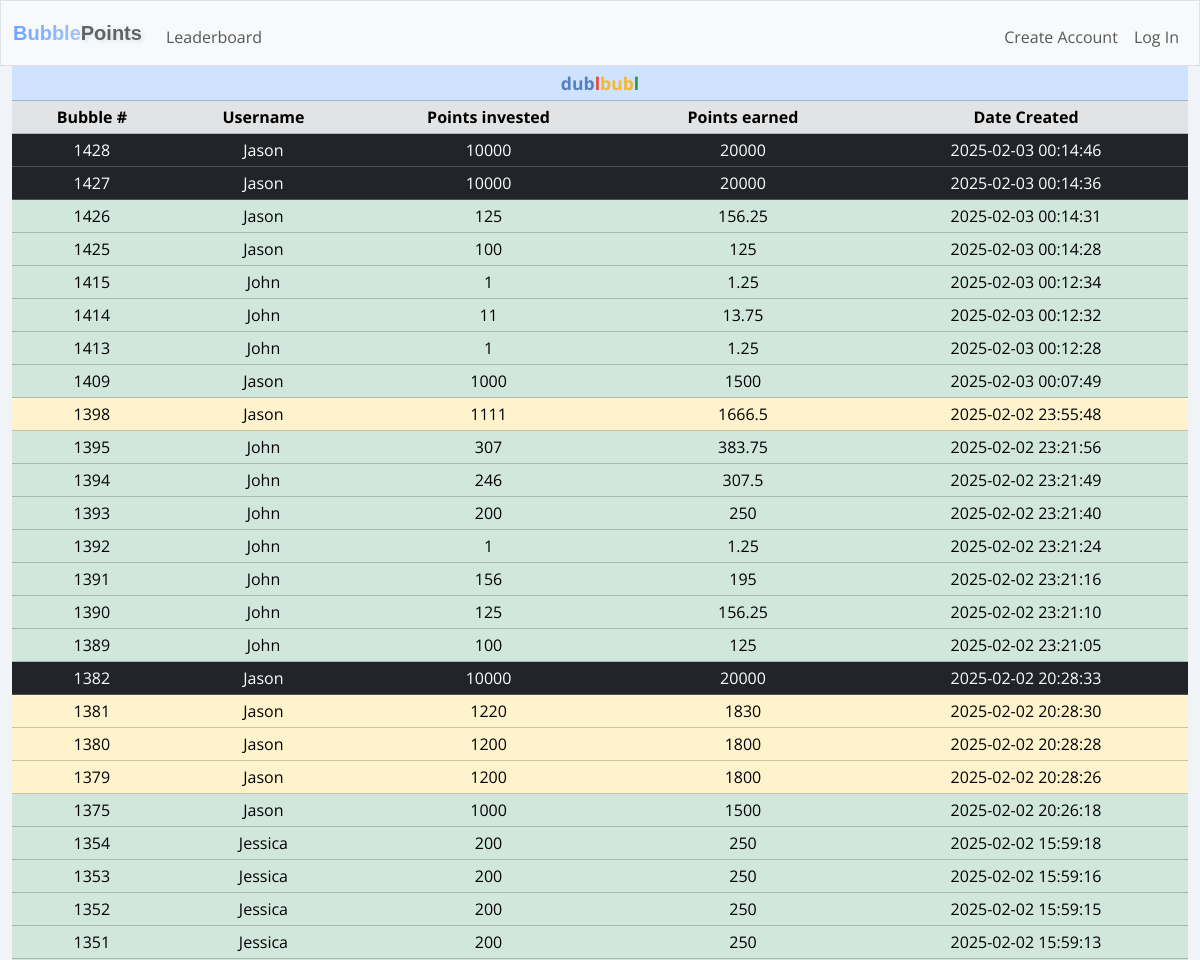
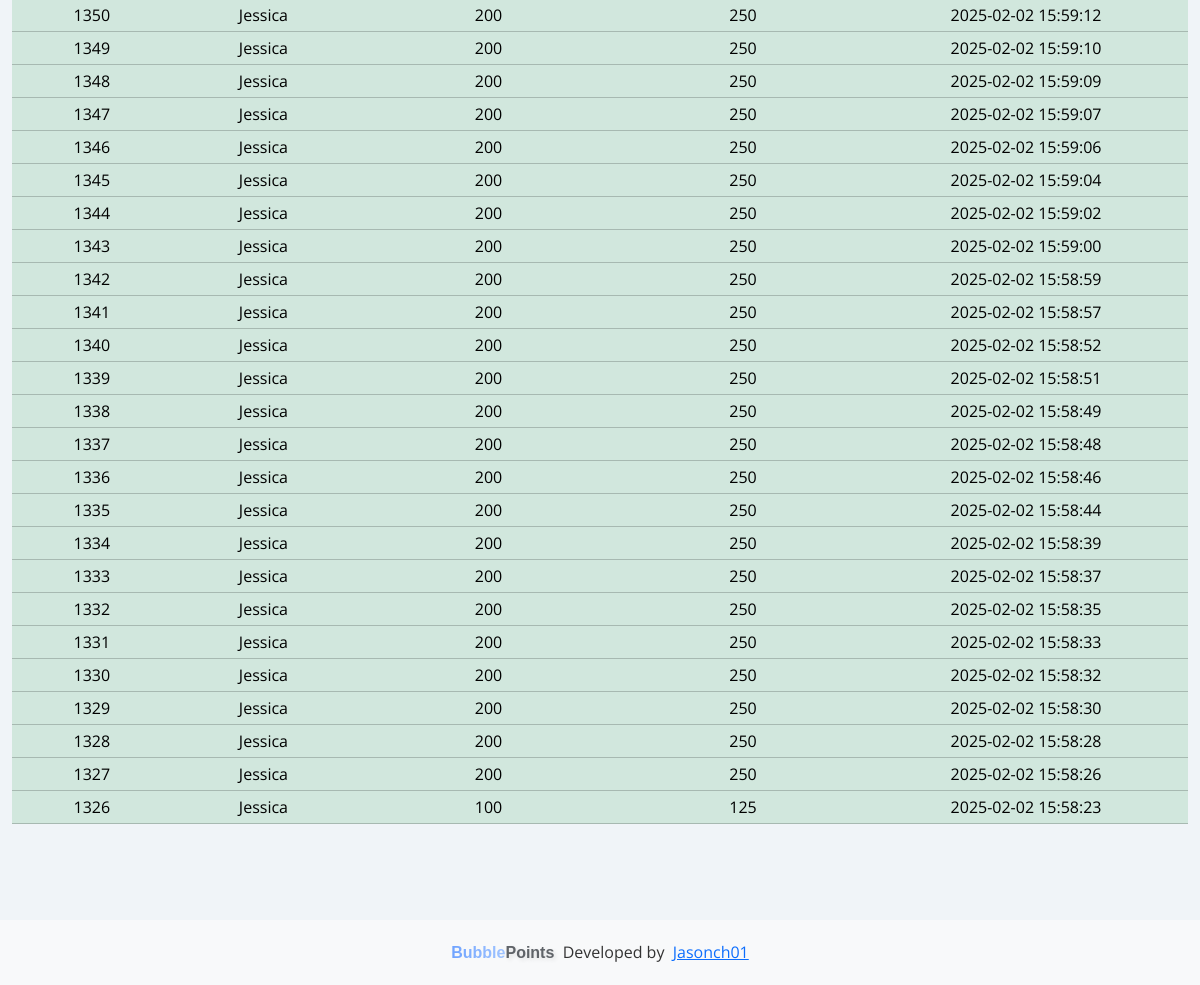
Before: /history with the older database file (2 pictures, top to bottom).
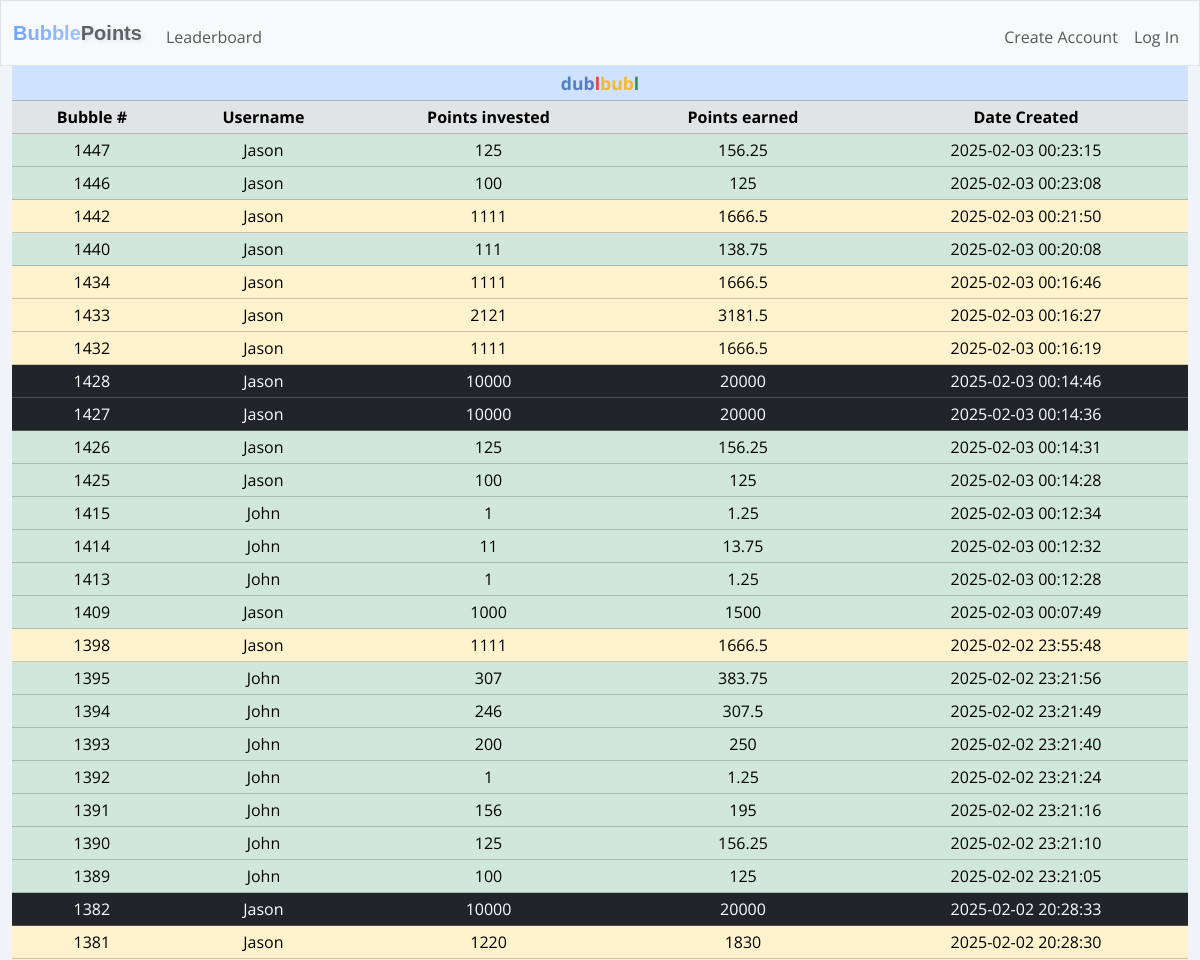
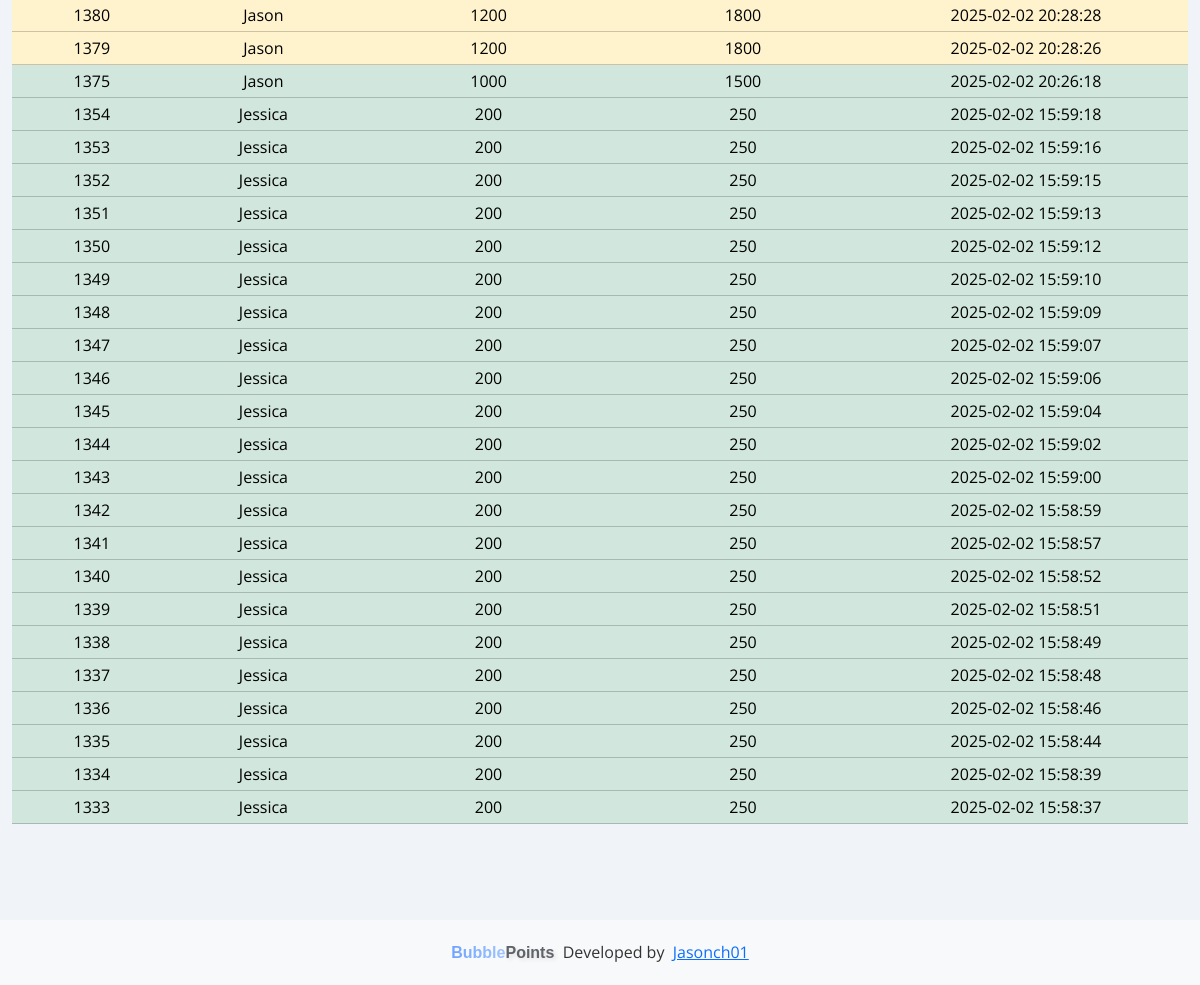
After: the same page with the newer database file (2 pictures, top to bottom).
### tables this page shows
CREATE TABLE dublbubl_history (
        history_id INTEGER PRIMARY KEY AUTOINCREMENT NOT NULL,
        user_id INTEGER NOT NULL,
        username TEXT NOT NULL,       
        row_id INTEGER NOT NULL,
        creator_id INTEGER NOT NULL,
        creator_username TEXT NOT NULL,
        points_in INTEGER NOT NULL,
        points_out INTEGER NOT NULL,
        date_created TEXT NOT NULL,
        date_archived TEXT NOT NULL
    );

### app.py (the view)
@app.route("/history", methods=["GET", "POST"])
def history():
    dublbubl_history = cur.execute("SELECT row_id, creator_username, points_in, points_out, date_created FROM dublbubl_history users ORDER BY row_id DESC LIMIT 50").fetchall()
    if request.method == "POST":
        return redirect("/")
    else:
        return render_template("history.html", dublbubl_history=dublbubl_history)

### app.py (called while the page is built)
@app.after_request
def after_request(response):
    response.headers["Cache-Control"] = "no-cache, no-store, must-revalidate"
    response.headers["Expires"] = 0
    response.headers["Pragma"] = "no-cache"
    return response

### templates/history.html
{% extends "layout.html" %}
{% block main %}
<table class="table table-success table-sm text-center history">
  <thead class="table-primary">
    <tr class="table-primary">
      <th class="table-primary" colspan="5"><div class="table-header"><span class="blue">dub</span><span class="red">l</span><span class="yellow">bub</span><span class="green">l</span></div></th>
    </tr>
  </thead>
  <thead>
    <tr class="table-secondary">
      <th>Bubble #</th>
      <th>Username</th>
      <th>Points invested</th>
      <th>Points earned</th>
      <th>Date Created</th>
    </tr>
  </thead>
  <tbody id="dublbubl">
    {% for row in dublbubl_history %}
    <tr class="
    {% if row[2] == 10000 %}
      table-dark
    {% elif row[2] > 5000 %}
      table-danger
    {% elif row[2] > 1000 %}
      table-warning
    {% else %}
      table-success
    {% endif %}
    ">
      <td>{{ row[0] }}</td>
      <td>{{ row[1] }}</td>
      <td>{{ row[2] }}</td>
      <td>{{ row[3] }}</td>
      <td>{{ row[4] }}</td>
    </tr>
    {% endfor %}
  </tbody>
</table>
{% endblock %}

Changed rows visible on the page:
no longer on this page (row unchanged): dublbubl_history: row "1332", creator_username "Jessica", points_in "200", points_out "250", date_created "2025-02-02 15:58:35"
no longer on this page (row unchanged): dublbubl_history: row "1331", creator_username "Jessica", points_in "200", points_out "250", date_created "2025-02-02 15:58:33"
no longer on this page (row unchanged): dublbubl_history: row "1330", creator_username "Jessica", points_in "200", points_out "250", date_created "2025-02-02 15:58:32"
no longer on this page (row unchanged): dublbubl_history: row "1329", creator_username "Jessica", points_in "200", points_out "250", date_created "2025-02-02 15:58:30"
no longer on this page (row unchanged): dublbubl_history: row "1328", creator_username "Jessica", points_in "200", points_out "250", date_created "2025-02-02 15:58:28"
no longer on this page (row unchanged): dublbubl_history: row "1327", creator_username "Jessica", points_in "200", points_out "250", date_created "2025-02-02 15:58:26"
no longer on this page (row unchanged): dublbubl_history: row "1326", creator_username "Jessica", points_in "100", points_out "125", date_created "2025-02-02 15:58:23"
added dublbubl_history: row "1447", creator_username "Jason", points_in "125", points_out "156.25", date_created "2025-02-03 00:23:15"
added dublbubl_history: row "1446", creator_username "Jason", points_in "100", points_out "125", date_created "2025-02-03 00:23:08"
added dublbubl_history: row "1442", creator_username "Jason", points_in "1111", points_out "1666.5", date_created "2025-02-03 00:21:50"
added dublbubl_history: row "1440", creator_username "Jason", points_in "111", points_out "138.75", date_created "2025-02-03 00:20:08"
added dublbubl_history: row "1434", creator_username "Jason", points_in "1111", points_out "1666.5", date_created "2025-02-03 00:16:46"
added dublbubl_history: row "1433", creator_username "Jason", points_in "2121", points_out "3181.5", date_created "2025-02-03 00:16:27"
added dublbubl_history: row "1432", creator_username "Jason", points_in "1111", points_out "1666.5", date_created "2025-02-03 00:16:19"
